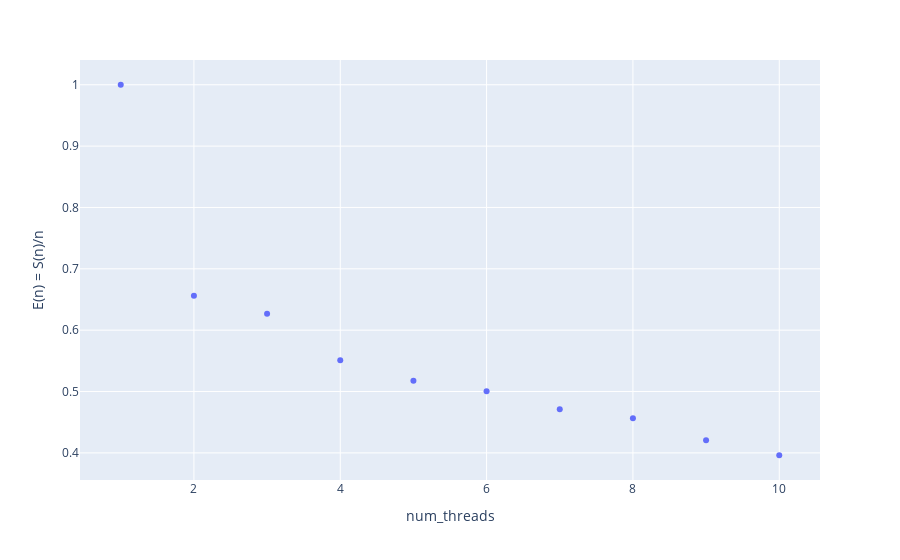

Notebook code cell kept with this figure:
### Code cell
fig = px.scatter(x=[range(1,11)], y = efficiency)
fig.update_layout(showlegend=False, xaxis_title='num_threads', yaxis_title='E(n) = S(n)/n')
fig.show()
fig.write_image("plots/efficiency.png")

### Figure 1 — Plotly figure (JSON) as saved in the notebook; plotly's stock layout.template omitted (floating-point values rounded to 4 significant figures)
{"data": [{"hovertemplate": "variable=wide_variable_0<br>value=%{x}<br>y=%{y}<extra></extra>", "legendgroup": "wide_variable_0", "marker": {"color": "#636efa", "symbol": "circle"}, "mode": "markers", "name": "wide_variable_0", "orientation": "v", "showlegend": true, "type": "scatter", "x": [1, 2, 3, 4, 5, 6, 7, 8, 9, 10], "xaxis": "x", "y": [1, 0.6559, 0.6266, 0.5511, 0.5175, 0.5003, 0.4713, 0.4562, 0.4205, 0.3961], "yaxis": "y"}], "layout": {"legend": {"title": {"text": "variable"}, "tracegroupgap": 0}, "margin": {"t": 60}, "showlegend": false, "xaxis": {"anchor": "y", "domain": [0, 1], "title": {"text": "num_threads"}}, "yaxis": {"anchor": "x", "domain": [0, 1], "title": {"text": "E(n) = S(n)/n"}}}}
